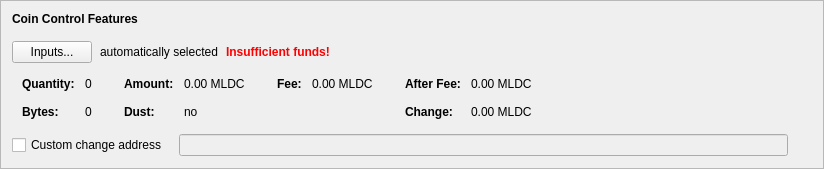
      <widget class="QFrame" name="frameCoinControl">
       <property name="sizePolicy">
        <sizepolicy hsizetype="Preferred" vsizetype="Fixed">
         <horstretch>0</horstretch>
         <verstretch>0</verstretch>
        </sizepolicy>
       </property>
       <property name="frameShape">
        <enum>QFrame::StyledPanel</enum>
       </property>
       <property name="frameShadow">
        <enum>QFrame::Raised</enum>
       </property>
       <layout class="QVBoxLayout" name="verticalLayout_4">
        <item>
         <layout class="QVBoxLayout" name="verticalLayoutCoinControl" stretch="0,0,0,0,0">
          <property name="spacing">
           <number>0</number>
          </property>
          <property name="sizeConstraint">
           <enum>QLayout::SetDefaultConstraint</enum>
          </property>
          <property name="leftMargin">
           <number>0</number>
          </property>
          <property name="topMargin">
           <number>0</number>
          </property>
          <item>
           <layout class="QHBoxLayout" name="horizontalLayoutCoinControl1">
            <property name="bottomMargin">
             <number>15</number>
            </property>
            <item>
             <widget class="QLabel" name="labelCoinControlFeatures">
              <property name="sizePolicy">
               <sizepolicy hsizetype="Preferred" vsizetype="Maximum">
                <horstretch>0</horstretch>
                <verstretch>0</verstretch>
               </sizepolicy>
              </property>
              <property name="font">
               <font>
                <weight>75</weight>
                <bold>true</bold>
               </font>
              </property>
              <property name="styleSheet">
               <string notr="true">font-weight:bold;</string>
              </property>
              <property name="text">
               <string>Coin Control Features</string>
              </property>
             </widget>
            </item>
           </layout>
          </item>
          <item>
           <layout class="QHBoxLayout" name="horizontalLayoutCoinControl2" stretch="0,0,0,0">
            <property name="spacing">
             <number>8</number>
            </property>
            <property name="bottomMargin">
             <number>10</number>
            </property>
            <item>
             <widget class="QPushButton" name="pushButtonCoinControl">
              <property name="styleSheet">
               <string notr="true"/>
              </property>
              <property name="text">
               <string>Inputs...</string>
              </property>
              <property name="autoDefault">
               <bool>false</bool>
              </property>
             </widget>
            </item>
            <item>
             <widget class="QLabel" name="labelCoinControlAutomaticallySelected">
              <property name="text">
               <string>automatically selected</string>
              </property>
              <property name="margin">
               <number>5</number>
              </property>
             </widget>
            </item>
            <item>
             <widget class="QLabel" name="labelCoinControlInsuffFunds">
              <property name="font">
               <font>
                <weight>75</weight>
                <bold>true</bold>
               </font>
              </property>
              <property name="styleSheet">
               <string notr="true">color:red;font-weight:bold;</string>
              </property>
              <property name="text">
               <string>Insufficient funds!</string>
              </property>
              <property name="margin">
               <number>5</number>
              </property>
             </widget>
            </item>
            <item>
             <spacer name="horizontalSpacerCoinControl">
              <property name="orientation">
               <enum>Qt::Horizontal</enum>
              </property>
              <property name="sizeHint" stdset="0">
               <size>
                <width>40</width>
                <height>1</height>
               </size>
              </property>
             </spacer>
            </item>
           </layout>
          </item>
          <item>
           <widget class="QWidget" name="widgetCoinControl" native="true">
            <property name="sizePolicy">
             <sizepolicy hsizetype="Preferred" vsizetype="Preferred">
              <horstretch>0</horstretch>
              <verstretch>0</verstretch>
             </sizepolicy>
            </property>
            <property name="minimumSize">
             <size>
              <width>0</width>
              <height>0</height>
             </size>
            </property>
            <property name="styleSheet">
             <string notr="true"/>
            </property>
            <layout class="QHBoxLayout" name="horizontalLayoutCoinControl5">
             <property name="leftMargin">
              <number>0</number>
             </property>
             <property name="topMargin">
              <number>0</number>
             </property>
             <property name="rightMargin">
              <number>0</number>
             </property>
             <property name="bottomMargin">
              <number>0</number>
             </property>
             <item>
              <layout class="QHBoxLayout" name="horizontalLayoutCoinControl3" stretch="0,0,0,1">
               <property name="spacing">
                <number>20</number>
               </property>
               <property name="topMargin">
                <number>0</number>
               </property>
               <property name="bottomMargin">
                <number>10</number>
               </property>
               <item>
                <layout class="QFormLayout" name="formLayoutCoinControl1">
                 <property name="horizontalSpacing">
                  <number>10</number>
                 </property>
                 <property name="verticalSpacing">
                  <number>14</number>
                 </property>
                 <property name="leftMargin">
                  <number>10</number>
                 </property>
                 <property name="topMargin">
                  <number>4</number>
                 </property>
                 <property name="rightMargin">
                  <number>6</number>
                 </property>
                 <item row="0" column="0">
                  <widget class="QLabel" name="labelCoinControlQuantityText">
                   <property name="font">
                    <font>
                     <weight>75</weight>
                     <bold>true</bold>
                    </font>
                   </property>
                   <property name="text">
                    <string>Quantity:</string>
                   </property>
                   <property name="margin">
                    <number>0</number>
                   </property>
                  </widget>
                 </item>
                 <item row="0" column="1">
                  <widget class="QLabel" name="labelCoinControlQuantity">
                   <property name="cursor">
                    <cursorShape>IBeamCursor</cursorShape>
                   </property>
                   <property name="contextMenuPolicy">
                    <enum>Qt::ActionsContextMenu</enum>
                   </property>
                   <property name="text">
                    <string notr="true">0</string>
                   </property>
                   <property name="margin">
                    <number>0</number>
                   </property>
                   <property name="textInteractionFlags">
                    <set>Qt::LinksAccessibleByMouse|Qt::TextSelectableByKeyboard|Qt::TextSelectableByMouse</set>
                   </property>
                  </widget>
                 </item>
                 <item row="1" column="0">
                  <widget class="QLabel" name="labelCoinControlBytesText">
                   <property name="font">
                    <font>
                     <weight>75</weight>
                     <bold>true</bold>
                    </font>
                   </property>
                   <property name="text">
                    <string>Bytes:</string>
                   </property>
                  </widget>
                 </item>
                 <item row="1" column="1">
                  <widget class="QLabel" name="labelCoinControlBytes">
                   <property name="cursor">
                    <cursorShape>IBeamCursor</cursorShape>
                   </property>
                   <property name="contextMenuPolicy">
                    <enum>Qt::ActionsContextMenu</enum>
                   </property>
                   <property name="text">
                    <string notr="true">0</string>
                   </property>
                   <property name="textInteractionFlags">
                    <set>Qt::LinksAccessibleByMouse|Qt::TextSelectableByKeyboard|Qt::TextSelectableByMouse</set>
                   </property>
                  </widget>
                 </item>
                </layout>
               </item>
               <item>
                <layout class="QFormLayout" name="formLayoutCoinControl2">
                 <property name="horizontalSpacing">
                  <number>10</number>
                 </property>
                 <property name="verticalSpacing">
                  <number>14</number>
                 </property>
                 <property name="leftMargin">
                  <number>6</number>
                 </property>
                 <property name="topMargin">
                  <number>4</number>
                 </property>
                 <property name="rightMargin">
                  <number>6</number>
                 </property>
                 <item row="0" column="0">
                  <widget class="QLabel" name="labelCoinControlAmountText">
                   <property name="font">
                    <font>
                     <weight>75</weight>
                     <bold>true</bold>
                    </font>
                   </property>
                   <property name="text">
                    <string>Amount:</string>
                   </property>
                   <property name="margin">
                    <number>0</number>
                   </property>
                  </widget>
                 </item>
                 <item row="0" column="1">
                  <widget class="QLabel" name="labelCoinControlAmount">
                   <property name="cursor">
                    <cursorShape>IBeamCursor</cursorShape>
                   </property>
                   <property name="contextMenuPolicy">
                    <enum>Qt::ActionsContextMenu</enum>
                   </property>
                   <property name="text">
                    <string notr="true">0.00 MLDC</string>
                   </property>
                   <property name="textInteractionFlags">
                    <set>Qt::LinksAccessibleByMouse|Qt::TextSelectableByKeyboard|Qt::TextSelectableByMouse</set>
                   </property>
                  </widget>
                 </item>
                 <item row="1" column="0">
                  <widget class="QLabel" name="labelCoinControlLowOutputText">
                   <property name="font">
                    <font>
                     <weight>75</weight>
                     <bold>true</bold>
                    </font>
                   </property>
                   <property name="text">
                    <string>Dust:</string>
                   </property>
                  </widget>
                 </item>
                 <item row="1" column="1">
                  <widget class="QLabel" name="labelCoinControlLowOutput">
                   <property name="cursor">
                    <cursorShape>IBeamCursor</cursorShape>
                   </property>
                   <property name="contextMenuPolicy">
                    <enum>Qt::ActionsContextMenu</enum>
                   </property>
                   <property name="text">
                    <string notr="true">no</string>
                   </property>
                   <property name="textInteractionFlags">
                    <set>Qt::LinksAccessibleByMouse|Qt::TextSelectableByKeyboard|Qt::TextSelectableByMouse</set>
                   </property>
                  </widget>
                 </item>
                </layout>
               </item>
               <item>
                <layout class="QFormLayout" name="formLayoutCoinControl3">
                 <property name="horizontalSpacing">
                  <number>10</number>
                 </property>
                 <property name="verticalSpacing">
                  <number>14</number>
                 </property>
                 <property name="leftMargin">
                  <number>6</number>
                 </property>
                 <property name="topMargin">
                  <number>4</number>
                 </property>
                 <property name="rightMargin">
                  <number>6</number>
                 </property>
                 <item row="0" column="0">
                  <widget class="QLabel" name="labelCoinControlFeeText">
                   <property name="font">
                    <font>
                     <weight>75</weight>
                     <bold>true</bold>
                    </font>
                   </property>
                   <property name="text">
                    <string>Fee:</string>
                   </property>
                   <property name="margin">
                    <number>0</number>
                   </property>
                  </widget>
                 </item>
                 <item row="0" column="1">
                  <widget class="QLabel" name="labelCoinControlFee">
                   <property name="cursor">
                    <cursorShape>IBeamCursor</cursorShape>
                   </property>
                   <property name="contextMenuPolicy">
                    <enum>Qt::ActionsContextMenu</enum>
                   </property>
                   <property name="text">
                    <string notr="true">0.00 MLDC</string>
                   </property>
                   <property name="textInteractionFlags">
                    <set>Qt::LinksAccessibleByMouse|Qt::TextSelectableByKeyboard|Qt::TextSelectableByMouse</set>
                   </property>
                  </widget>
                 </item>
                </layout>
               </item>
               <item>
                <layout class="QFormLayout" name="formLayoutCoinControl4">
                 <property name="horizontalSpacing">
                  <number>10</number>
                 </property>
                 <property name="verticalSpacing">
                  <number>14</number>
                 </property>
                 <property name="leftMargin">
                  <number>6</number>
                 </property>
                 <property name="topMargin">
                  <number>4</number>
                 </property>
                 <property name="rightMargin">
                  <number>6</number>
                 </property>
                 <item row="0" column="0">
                  <widget class="QLabel" name="labelCoinControlAfterFeeText">
                   <property name="font">
                    <font>
                     <weight>75</weight>
                     <bold>true</bold>
                    </font>
                   </property>
                   <property name="text">
                    <string>After Fee:</string>
                   </property>
                   <property name="margin">
                    <number>0</number>
                   </property>
                  </widget>
                 </item>
                 <item row="0" column="1">
                  <widget class="QLabel" name="labelCoinControlAfterFee">
                   <property name="cursor">
                    <cursorShape>IBeamCursor</cursorShape>
                   </property>
                   <property name="contextMenuPolicy">
                    <enum>Qt::ActionsContextMenu</enum>
                   </property>
                   <property name="text">
                    <string notr="true">0.00 MLDC</string>
                   </property>
                   <property name="textInteractionFlags">
                    <set>Qt::LinksAccessibleByMouse|Qt::TextSelectableByKeyboard|Qt::TextSelectableByMouse</set>
                   </property>
                  </widget>
                 </item>
                 <item row="1" column="0">
                  <widget class="QLabel" name="labelCoinControlChangeText">
                   <property name="font">
                    <font>
                     <weight>75</weight>
                     <bold>true</bold>
                    </font>
                   </property>
                   <property name="text">
                    <string>Change:</string>
                   </property>
                  </widget>
                 </item>
                 <item row="1" column="1">
                  <widget class="QLabel" name="labelCoinControlChange">
                   <property name="cursor">
                    <cursorShape>IBeamCursor</cursorShape>
                   </property>
                   <property name="contextMenuPolicy">
                    <enum>Qt::ActionsContextMenu</enum>
                   </property>
                   <property name="text">
                    <string notr="true">0.00 MLDC</string>
                   </property>
                   <property name="textInteractionFlags">
                    <set>Qt::LinksAccessibleByMouse|Qt::TextSelectableByKeyboard|Qt::TextSelectableByMouse</set>
                   </property>
                  </widget>
                 </item>
                </layout>
               </item>
              </layout>
             </item>
            </layout>
           </widget>
          </item>
          <item>
           <layout class="QHBoxLayout" name="horizontalLayoutCoinControl4" stretch="0,0,0">
            <property name="spacing">
             <number>12</number>
            </property>
            <property name="sizeConstraint">
             <enum>QLayout::SetDefaultConstraint</enum>
            </property>
            <property name="topMargin">
             <number>5</number>
            </property>
            <property name="rightMargin">
             <number>5</number>
            </property>
            <item>
             <widget class="QCheckBox" name="checkBoxCoinControlChange">
              <property name="toolTip">
               <string>If this is activated, but the change address is empty or invalid, change will be sent to a newly generated address.</string>
              </property>
              <property name="text">
               <string>Custom change address</string>
              </property>
             </widget>
            </item>
            <item>
             <widget class="QValidatedLineEdit" name="lineEditCoinControlChange">
              <property name="enabled">
               <bool>false</bool>
              </property>
              <property name="sizePolicy">
               <sizepolicy hsizetype="Expanding" vsizetype="Fixed">
                <horstretch>0</horstretch>
                <verstretch>0</verstretch>
               </sizepolicy>
              </property>
             </widget>
            </item>
            <item>
             <widget class="QLabel" name="labelCoinControlChangeLabel">
              <property name="sizePolicy">
               <sizepolicy hsizetype="Preferred" vsizetype="Expanding">
                <horstretch>0</horstretch>
                <verstretch>0</verstretch>
               </sizepolicy>
              </property>
              <property name="minimumSize">
               <size>
                <width>0</width>
                <height>0</height>
               </size>
              </property>
              <property name="text">
               <string/>
              </property>
              <property name="margin">
               <number>3</number>
              </property>
             </widget>
            </item>
           </layout>
          </item>
          <item>
           <spacer name="verticalSpacerCoinControl">
            <property name="orientation">
             <enum>Qt::Vertical</enum>
            </property>
            <property name="sizeType">
             <enum>QSizePolicy::Expanding</enum>
            </property>
            <property name="sizeHint" stdset="0">
             <size>
              <width>800</width>
              <height>1</height>
             </size>
            </property>
           </spacer>
          </item>
         </layout>
        </item>
       </layout>
      </widget>
